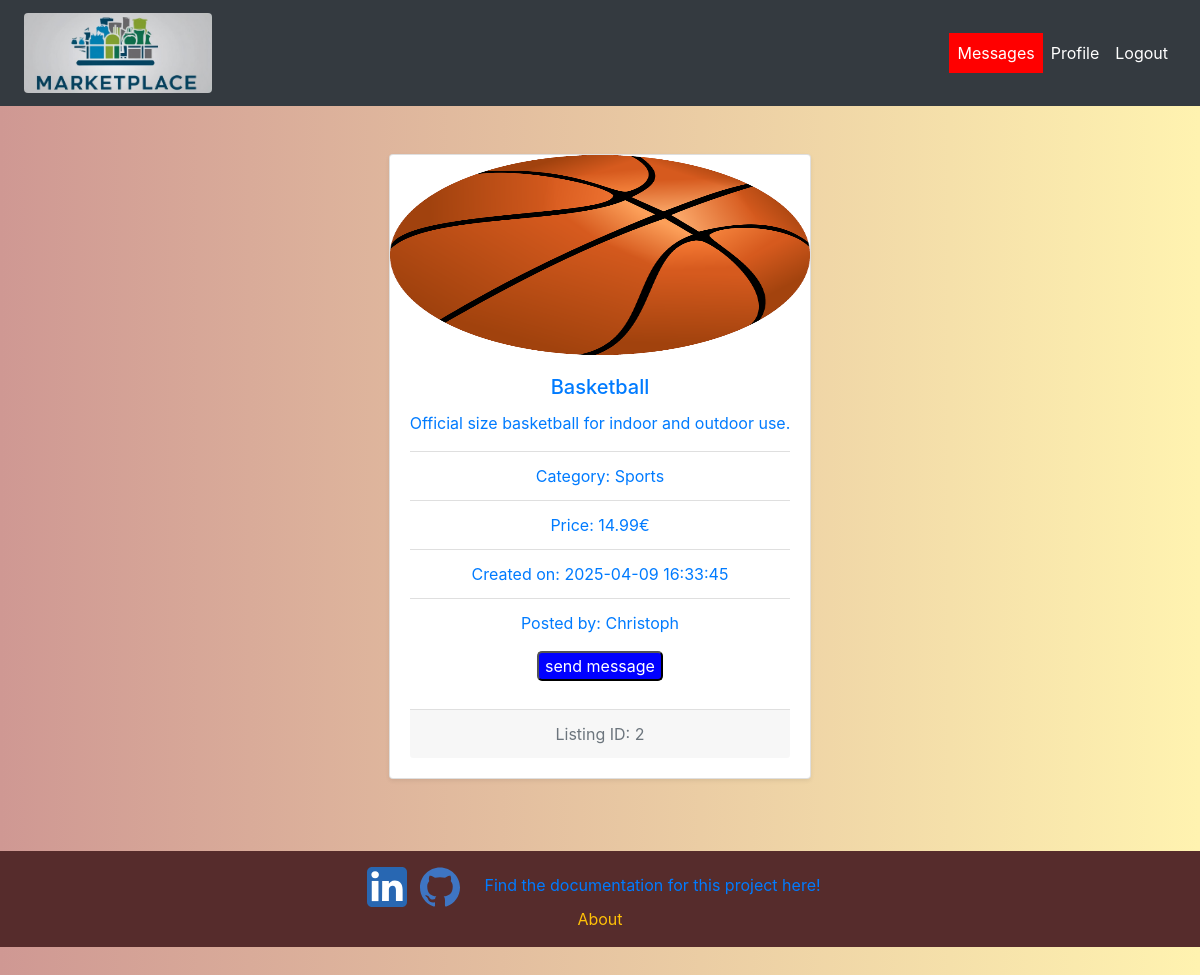
The page /listing/2 (signed in) on the database its author committed.
### tables this page shows
CREATE TABLE Listings (
    id INTEGER PRIMARY KEY AUTOINCREMENT,
    category TEXT NOT NULL,
    name TEXT NOT NULL,
    image TEXT,
    description TEXT NOT NULL,
    price DECIMAL(6,2),
    created TIMESTAMP NOT NULL DEFAULT CURRENT_TIMESTAMP,
    user_id INTEGER NOT NULL,
    FOREIGN KEY (user_id) REFERENCES User(id)
);

CREATE TABLE User (
    id INTEGER PRIMARY KEY AUTOINCREMENT,
    name TEXT NOT NULL UNIQUE,
    password_hash TEXT NOT NULL, 
    profile_image TEXT
);

### app.py (the view)
@app.route("/listing/<id>")
def get_listing(id):
    try:
        listing = listing_by_id(int(id))
        if not listing:
            abort(404)
        return render_template('listing.html', listing = listing)
    except sqlite3.Error as e:
        abort(404)

### app.py (called while the page is built)
@login_manager.user_loader
def load_user(user_id):
    return User.get(user_id)

    @staticmethod
    def get(user_id):
        conn = sqlite3.connect('database.db')
        cursor = conn.cursor()
        cursor.execute("SELECT id, name, password_hash, profile_image FROM User WHERE id = ?", (user_id,))
        user = cursor.fetchone()
        conn.close()
        if user is None:
            return None
        return User(user[0], user[1], user[2], user[3])

    @staticmethod
    def check_messages():
        try:
            with sqlite3.connect('database.db') as connection:
                cur = connection.cursor()
                rows = cur.execute('select read from Messages where user_receive=?',(current_user.id,)).fetchall()
                if any(row[0]==0 for row in rows):
                    return True
        except sqlite3.Error as e:
            flash('database error')

### templates/listing.html (shortened to what this page needs)
{% extends 'base.html' %}
{% block content %}
    <div class="card mb-4 shadow-sm text-primary mt-5">
        {% if listing.image %}
            <img src="{{ url_for('static', filename=listing.image) }}" class="card-img-top" alt="{{ listing.name }}" style="width: 100%; height: 200px;">
        {% else %}
            <img src="{{ url_for('static', filename='default_listings_image.png') }}" class="card-img-top" alt="Default Image" style="width: 100%; height: 200px; object-fit: cover;">
        {% endif %}
        <div class="card-body">
            <h5 class="card-title">{{ listing.name }}</h5>
            <p class="card-text">{{ listing.description }}</p>
            <ul class="list-group list-group-flush">
                <li class="list-group-item">Category: {{ listing.category }}</li>
                <li class="list-group-item">Price: {{ listing.price }}€</li>
                <li class="list-group-item">Created on: {{ listing.created }}</li>
                <li class="list-group-item">
                    <p>
                        Posted by: {{ listing.user_name }}
                    </p>
                    <p>
                        <button id="message-button" style="border-radius:5px;background-color:blue;color:white;">send message</button>
                    </p>
                </li>
            </ul>
            <div class="card-footer text-muted">
                Listing ID: {{ listing.id }}
            </div>
        </div>
    </div>
{% endblock %}

### static/css/styles.css (style rules this page uses)
ul { list-style-type: none; padding: 0; margin: 0; }
body { background: linear-gradient(to right, #CF9893, #FFF3B0); }

### rows shown on the page
Listings: image (picture), name "Basketball", description "Official size basketball for indoor and outdoor use.", category "Sports", price "14.99", created "2025-04-09 16:33:45"
User: user_name "Christoph"

### other values the page prints
{{ listing.id }} "2"
